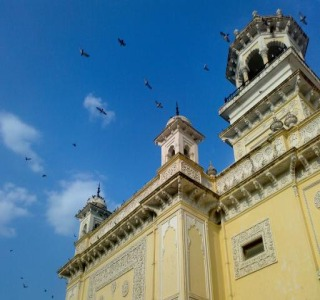
#> input picture entergalactic-android/tests/fixture.jpg, 320 x 300 px; its folder holds only this picture in this run
$ python make_fixtures.py ../tests/fixture.jpg ../tests/fixture.jpg   (older library calls are emulated)
#> lines starting #> are read from the running program, lines starting #| are printed output that depends on the picture
### entergalactic/com.entergalactic.panel/engine/eg/core.py
"""Núcleo de ENTERGALACTIC: E/S, contexto, utilidades de color, fusiones y máscaras.

Convenciones:
- Las imágenes son float32 RGB en [0, 1] con forma (alto, ancho, 3).
- Los parámetros espaciales de los filtros se expresan en píxeles de la imagen
  a resolución completa; `ctx.px(valor)` los adapta a la vista previa.
- Las posiciones (viñetas, degradados, fugas de luz...) se calculan en
  coordenadas normalizadas de la imagen completa con `ctx.grid()`, así la vista
  previa recortada o reducida coincide con el resultado final.
"""
from __future__ import annotations

import os

import numpy as np
import cv2

EPS = 1e-6


# --------------------------------------------------------------------------- E/S
def load_image(path):
#> called with path = '../tests/fixture.jpg'
    img = cv2.imread(path, cv2.IMREAD_UNCHANGED)
#> img is the input picture: shape (300, 320, 3); mean B, G, R 141.2, 123.9, 91.6
    if img is None:
        raise RuntimeError("No se pudo leer la imagen: %s" % path)
    if img.dtype == np.uint16:
        maxv = 65535.0
    elif img.dtype == np.uint8:
        maxv = 255.0
    elif img.dtype == np.float32:
        maxv = 1.0
    else:
        raise RuntimeError("Profundidad de bits no soportada: %s" % img.dtype)
    dtype = np.uint16 if img.dtype == np.uint16 else np.uint8
    if img.ndim == 2:
        img = cv2.cvtColor(img, cv2.COLOR_GRAY2BGR)
    alpha = None
    if img.shape[2] == 4:
        alpha = img[:, :, 3].astype(np.float32) / maxv
        img = img[:, :, :3]
    rgb = cv2.cvtColor(img, cv2.COLOR_BGR2RGB).astype(np.float32) / maxv
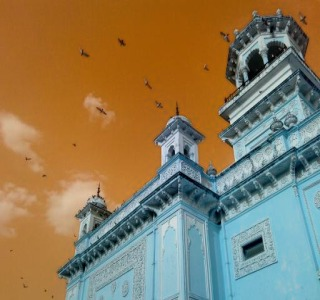
#> rgb: shape (300, 320, 3) float32; mean B, G, R 0.359, 0.486, 0.554
    return rgb, alpha, dtype


# [10 lines left out: function save_image, not called in this run]


def to_u8(x):
    return np.round(np.clip(x, 0.0, 1.0) * 255.0).astype(np.uint8)


# --------------------------------------------------------------------------- contexto
class Context:
    """Información geométrica compartida por los filtros.

    k:     píxeles de trabajo por píxel de la imagen completa (vista previa < 1).
    rect:  (x0, y0, x1, y1) zona procesada en coordenadas normalizadas de la
           imagen completa (vista previa recortada); (0, 0, 1, 1) normalmente.
    """

    # [10 lines left out: function __init__, not called in this run]

    def px(self, v):
        """Convierte píxeles de la imagen completa a píxeles de trabajo."""
        return max(0.3, float(v) * self.k)

    @property
    def aspect(self):
        return self.full_w / float(max(1, self.full_h))

    # [28 lines left out: functions grid, radial, small, not called in this run]

    def rng(self, salt=0):
        return np.random.default_rng((self.seed * 7919 + salt) & 0x7FFFFFFF)

    # [4 lines left out: function resized, not called in this run]


# --------------------------------------------------------------------------- color
LUMA = np.array([0.2126, 0.7152, 0.0722], np.float32)


def luminance(img):
    return img @ LUMA


# [26 lines left out: functions set_luminance, clip_preserve, saturate, not called in this run]


def to_hsv(img):
    return cv2.cvtColor(np.clip(img, 0, 1).astype(np.float32), cv2.COLOR_RGB2HSV)  # H 0-360


def from_hsv(hsv):
    return cv2.cvtColor(hsv.astype(np.float32), cv2.COLOR_HSV2RGB)


def to_lab(img):
    return cv2.cvtColor(np.clip(img, 0, 1).astype(np.float32), cv2.COLOR_RGB2Lab)  # L 0-100


def from_lab(lab):
    return np.clip(cv2.cvtColor(lab.astype(np.float32), cv2.COLOR_Lab2RGB), 0, 1)


# [4 lines left out: function hue_color, not called in this run]


def hex_color(h):
    h = h.lstrip("#")
    return np.array([int(h[i:i + 2], 16) / 255.0 for i in (0, 2, 4)], np.float32)


# [13 lines left out: function blur, not called in this run]


def smoothstep(e0, e1, x):
    t = np.clip((x - e0) / max(e1 - e0, EPS), 0.0, 1.0)
    return t * t * (3.0 - 2.0 * t)


def curve(x, xs, ys):
    """Curva tonal por interpolación (monótona a trozos)."""
    return np.interp(x, xs, ys).astype(np.float32)


# [22 lines left out: functions s_curve, gradient_map, not called in this run]


# --------------------------------------------------------------------------- fusiones
def _soft_light(a, b):
    return np.where(b < 0.5, a - (1 - 2 * b) * a * (1 - a), a + (2 * b - 1) * (np.sqrt(np.clip(a, 0, 1)) - a))


def _overlay(a, b):
    return np.where(a < 0.5, 2 * a * b, 1 - 2 * (1 - a) * (1 - b))


# [20 lines left out: function blend, not called in this run]


BLEND_MODES = [
    ("normal", "Normal"), ("multiply", "Multiplicar"), ("screen", "Trama"),
    ("overlay", "Superponer"), ("soft_light", "Luz suave"), ("luminosity", "Luminosidad"),
    ("color", "Color"), ("lighten", "Aclarar"), ("darken", "Oscurecer"),
]


# --------------------------------------------------------------------------- máscaras
# [10 lines left out: function tone_mask, not called in this run]


def hue_weight(hue, center, width):
    d = np.abs(((hue - center + 180.0) % 360.0) - 180.0)
    return np.clip(1.0 - d / max(width, 1.0), 0.0, 1.0) ** 1.5


# [45 lines left out: functions color_mask, build_mask, _small, not called in this run]


def _up(m, img):
    h, w = img.shape[:2]
    return cv2.resize(m.astype(np.float32), (w, h), interpolation=cv2.INTER_LINEAR) if m.shape != (h, w) else m


# [61 lines left out: functions mask_skin, mask_foliage, mask_sky, mask_subject, mask_focus, not called in this run]


def mask_specular(img, ctx):
    return smoothstep(0.88, 0.97, luminance(img)).astype(np.float32)


SMART_MASKS = {"sky": mask_sky, "skin": mask_skin, "foliage": mask_foliage, "subject": mask_subject,
               "focus": mask_focus, "specular": mask_specular}

MASK_TYPES = [
    ("all", "Toda la imagen"), ("shadows", "Sombras"), ("midtones", "Medios tonos"),
    ("highlights", "Luces"), ("color", "Rango de color"), ("center", "Centro"),
    ("edges", "Bordes"), ("top", "Parte superior"), ("bottom", "Parte inferior"),
    ("sky", "Cielo (automático)"), ("skin", "Piel (automático)"), ("foliage", "Vegetación (automático)"),
    ("subject", "Sujeto principal (automático)"), ("focus", "Zonas nítidas (automático)"),
    ("specular", "Brillos especulares"),
]
BASIC_MASK_TYPES = ["all", "shadows", "midtones", "highlights", "color", "center", "edges", "top", "bottom"]

### entergalactic-android/tools/build_web.py
#!/usr/bin/env python3
"""Genera web/schema.json para la app Android a partir del catálogo del motor de Photoshop.

La app móvil lleva sólo lo necesario: módulos Cine, Pop, Chroma, Plata y Analógico
(sin Clean ni Realce IA, que necesitan OpenCV/modelos de IA). Así hay un único
catálogo de filtros y recetas para las dos plataformas.
"""
import json
import os
import sys

HERE = os.path.dirname(os.path.abspath(__file__))
ROOT = os.path.normpath(os.path.join(HERE, "..", ".."))
ENGINE = os.path.join(ROOT, "entergalactic", "com.entergalactic.panel", "engine")
OUT = os.path.join(HERE, "..", "web", "schema.json")

MOBILE_MODULES = ["cine", "pop", "film", "chroma", "optics", "plata", "analog"]
# Filtros que dependen de OpenCV/IA y no se incluyen en el móvil.
EXCLUDED = {"denoise", "color_noise_only", "hot_pixels", "upscale"}


def build():
    sys.path.insert(0, ENGINE)
    import eg  # noqa: E402
    s = eg.schema()
    filters = []
    for f in s["filters"]:
        if f["id"] in EXCLUDED:
            continue
        mods = [m for m in f["modules"] if m in MOBILE_MODULES]
        if f["id"] == "sharpen":
            mods = ["chroma", "plata"]
        if not mods:
            continue
        filters.append(dict(f, modules=mods))
    ids = {f["id"] for f in filters}
    presets = []
    for p in s["presets"]:
        if p["module"] not in MOBILE_MODULES:
            continue
        missing = [it["id"] for it in p["stack"] if it["id"] not in ids]
        if missing:
            raise SystemExit("La receta %r usa filtros no incluidos: %s" % (p["name"], missing))
        presets.append(p)
    order = {m: i for i, m in enumerate(MOBILE_MODULES)}
    modules = sorted([m for m in s["modules"] if m["id"] in MOBILE_MODULES], key=lambda m: order[m["id"]])
    presets.sort(key=lambda p: order[p["module"]])
    # Las máscaras inteligentes (cielo, piel, sujeto…) sólo existen en el motor de escritorio.
    from eg import core as _core
    masks = [m for m in s["mask_types"] if m["id"] in _core.BASIC_MASK_TYPES]
    from eg.film_profiles import PROFILES
    return dict(s, modules=modules, filters=filters, presets=presets, mask_types=masks, film_profiles=PROFILES)


# [6 lines that do not run on import are left out]

### entergalactic-android/tools/make_fixtures.py
#!/usr/bin/env python3
"""Genera casos de prueba con el motor Python para verificar el port a JavaScript."""
import json, os, sys
import numpy as np, cv2
HERE = os.path.dirname(os.path.abspath(__file__))
sys.path.insert(0, HERE)
from build_web import build, ENGINE  # noqa
sys.path.insert(0, ENGINE)
import eg  # noqa
from eg import core as C  # noqa

def main(photo, out_dir):
    os.makedirs(out_dir, exist_ok=True)
    rgb, _, _ = C.load_image(photo)
    rgb = cv2.resize(rgb, (160, 120), interpolation=cv2.INTER_AREA).astype(np.float32)
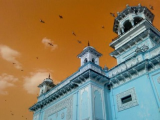
#> rgb: shape (120, 160, 3) float32; mean B, G, R 0.359, 0.486, 0.554
    rgb.tofile(os.path.join(out_dir, "input.bin"))
    sch = build()
    cases = [{"name": "filtro:" + f["id"], "recipe": {"stack": [{"id": f["id"]}]}} for f in sch["filters"]]
    cases += [{"name": "receta:" + p["name"], "recipe": p} for p in sch["presets"]]
    cases += [{"name": "mascara:" + m, "recipe": {"stack": [{"id": "photo_filter", "params": {"type": "red", "density": 80},
               "mask": {"type": m, "softness": 40}, "opacity": 70, "blend": b}]}}
              for m, b in [("shadows", "normal"), ("highlights", "multiply"), ("midtones", "screen"), ("color", "overlay"),
                           ("center", "soft_light"), ("edges", "luminosity"), ("top", "color"), ("bottom", "darken")]]
    # Pop sin textura de tinta (aleatoria) para comparar píxel a píxel.
    for st in ({"id": "pop_silkscreen", "params": {"texture": 0}},
               {"id": "pop_silkscreen", "params": {"texture": 0, "palette": "lime", "simplify": 0, "offset": 20}},
               {"id": "pop_grid", "params": {"texture": 0}},
               {"id": "pop_grid", "params": {"texture": 0, "grid": "1x2", "diptych_bw": True}},
               {"id": "pop_grid", "params": {"texture": 0, "grid": "3x3", "palette": "bw", "rotate": False}},
               {"id": "halftone", "params": {"mode": "cmy"}}, {"id": "halftone", "params": {"mode": "mono"}}):
        cases.append({"name": "pop:" + st["id"] + json.dumps(st["params"], sort_keys=True), "recipe": {"stack": [st]}})
    # Cada perfil de película sin grano (aleatorio) para comparar la emulsión píxel a píxel.
    from eg.film_profiles import PROFILES
    for pr in PROFILES:
        if pr["kind"] == "auto":
            continue
        for hal in (0, 100):
            if hal and not pr["hal"]:
                continue
            cases.append({"name": "perfil:%s:hal%d" % (pr["id"], hal), "recipe": {"stack": [{"id": "film_profile", "params": {
                "profile": pr["id"], "grain": 0, "halation": hal}}]}})
    for st in ({"id": "film_profile", "params": {"profile": "cine500t", "grain": 0, "exposure": 1.5}},
               {"id": "film_profile", "params": {"profile": "portrait400", "grain": 0, "print": "print3513"}},
               {"id": "paper_sim", "params": {"texture": 0, "paper": "fiber_warm"}},
               {"id": "optical_filter", "params": {"type": "star6", "threshold": 60}},
               {"id": "optical_filter", "params": {"type": "fog"}},
               {"id": "lens_character", "params": {"distortion": -60, "swirl": 70}},
               {"id": "lens_flare", "params": {"auto": False, "x": 30, "y": 20, "style": "rainbow"}},
               {"id": "glass", "params": {"type": "crystal"}}, {"id": "glass", "params": {"type": "rainbow"}},
               {"id": "color_correction", "params": {"auto": "white", "lift": 40}},
               {"id": "color_correction", "params": {"auto": "levels", "gain": 30}}):
        cases.append({"name": "opt:" + st["id"] + json.dumps(st["params"], sort_keys=True), "recipe": {"stack": [st]}})
    index = []
    for i, c in enumerate(cases):
        ctx = C.Context(120, 160, 1.0, (0, 0, 1, 1), 1, (160, 120))
        out, _ = eg.run_stack(rgb.copy(), c["recipe"], ctx)
        fn = "out_%03d.bin" % i
        out.astype(np.float32).tofile(os.path.join(out_dir, fn))
        index.append({"name": c["name"], "recipe": c["recipe"], "file": fn, "w": out.shape[1], "h": out.shape[0]})
    with open(os.path.join(out_dir, "index.json"), "w", encoding="utf-8") as fh:
        json.dump(index, fh, ensure_ascii=False)
    print(len(index), "casos")

if __name__ == "__main__":
#> (the run stopped early here; a loop or call above may not have finished)
